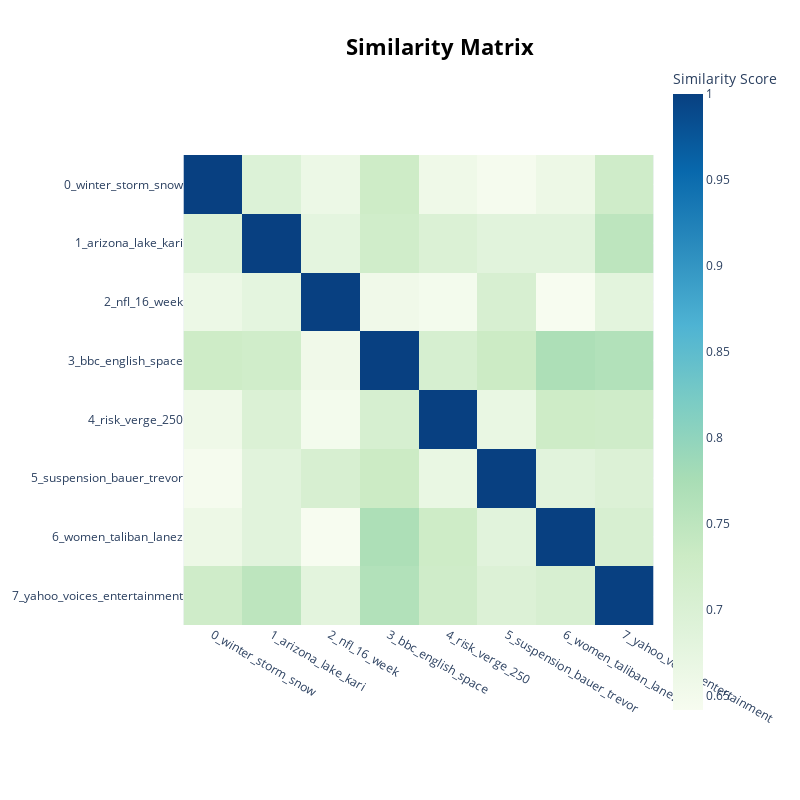

Notebook code cell kept with this figure:
### Code cell
topic_model.visualize_heatmap()

### Figure 1 — Plotly figure (JSON) as saved in the notebook; plotly's stock layout.template omitted (floating-point values rounded to 4 significant figures)
{"data": [{"coloraxis": "coloraxis", "name": "0", "x": ["0_winter_storm_snow", "1_arizona_lake_kari", "2_nfl_16_week", "3_bbc_english_space", "4_risk_verge_250", "5_suspension_bauer_trevor", "6_women_taliban_lanez", "7_yahoo_voices_entertainment"], "y": ["0_winter_storm_snow", "1_arizona_lake_kari", "2_nfl_16_week", "3_bbc_english_space", "4_risk_verge_250", "5_suspension_bauer_trevor", "6_women_taliban_lanez", "7_yahoo_voices_entertainment"], "z": [[1.0, 0.6946, 0.6638, 0.7268, 0.658, 0.6452, 0.662, 0.7236], [0.6946, 1.0, 0.6782, 0.7218, 0.6976, 0.6849, 0.6847, 0.7498], [0.6638, 0.6782, 1.0, 0.6559, 0.6487, 0.7067, 0.6416, 0.6815], [0.7268, 0.7218, 0.6559, 1.0, 0.7096, 0.7304, 0.7703, 0.763], [0.658, 0.6976, 0.6487, 0.7096, 1.0, 0.6687, 0.7265, 0.7241], [0.6452, 0.6849, 0.7067, 0.7304, 0.6687, 1.0, 0.685, 0.6962], [0.662, 0.6847, 0.6416, 0.7703, 0.7265, 0.685, 1.0, 0.7062], [0.7236, 0.7498, 0.6815, 0.763, 0.7241, 0.6962, 0.7062, 1.0]], "type": "heatmap", "xaxis": "x", "yaxis": "y", "hovertemplate": "x: %{x}<br>y: %{y}<br>Similarity Score: %{z}<extra></extra>"}], "layout": {"xaxis": {"anchor": "y", "domain": [0.0, 1.0], "scaleanchor": "y", "constrain": "domain"}, "yaxis": {"anchor": "x", "domain": [0.0, 1.0], "autorange": "reversed", "constrain": "domain"}, "coloraxis": {"colorbar": {"title": {"text": "Similarity Score"}}, "colorscale": [[0.0, "rgb(247,252,240)"], [0.125, "rgb(224,243,219)"], [0.25, "rgb(204,235,197)"], [0.375, "rgb(168,221,181)"], [0.5, "rgb(123,204,196)"], [0.625, "rgb(78,179,211)"], [0.75, "rgb(43,140,190)"], [0.875, "rgb(8,104,172)"], [1.0, "rgb(8,64,129)"]]}, "margin": {"t": 60}, "title": {"font": {"size": 22, "color": "Black"}, "text": "<b>Similarity Matrix", "y": 0.95, "x": 0.55, "xanchor": "center", "yanchor": "top"}, "hoverlabel": {"font": {"size": 16, "family": "Rockwell"}, "bgcolor": "white"}, "width": 800, "height": 800, "showlegend": true, "legend": {"title": {"text": "Trend"}}}}
